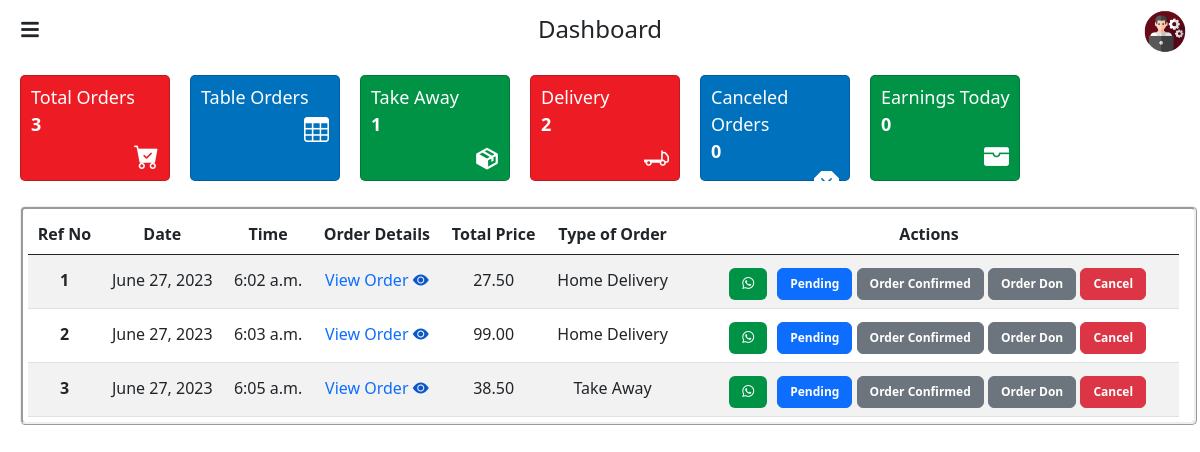
The app's page / (signed in) with its own data.
### adminapp/models.py (models this page shows, shortened)
class Order(models.Model):
    TYPE = (
        ('Home Delivery', 'Home Delivery'),
        ('Take Away', 'Take Away'),
    )
    PAYMENT_MODE = (
        ('Cash on Delivery', 'Cash on Delivery'),
        ('Card on Delivery', 'Card on Delivery'),
    )
    STATUS = (
        ('Pending', 'Pending'),
        ('Order Confirmed', 'Order Confirmed'),
        ('Order Don', 'Order Don'),
        ('Cancel', 'Cancel'),
    )
    cart = models.ManyToManyField(Cart)
    reference_number = models.CharField(max_length=100, unique=True)
    order_type = models.CharField(max_length=100, choices=TYPE)
    name = models.CharField(max_length=200)
    whatsapp_number = models.CharField(max_length=20)
    contact_number = models.CharField(max_length=20)
    address_one = models.CharField(max_length=500)
    address_two = models.CharField(max_length=500)
    address_three = models.CharField(max_length=500)
    order_note = models.CharField(max_length=500)
    payment_mode = models.CharField(max_length=100, choices=PAYMENT_MODE)
    date = models.DateField(auto_now_add=True)
    time = models.TimeField()
    status = models.CharField(max_length=100, choices=STATUS, default='Pending', null=True, blank=True)
    def get_product_total_price(self):
        total_price = Decimal(0)
        for order_item in self.cart.all():
            total_price += order_item.get_total_price_with_tax()
        return total_price
    def get_cart_total(self):
        total = Decimal(0)
        for cart_item in self.cart.all():
            total += cart_item.total
        return total

class Cart(models.Model):
    user = models.ForeignKey(User, on_delete=models.CASCADE)
    product_price = models.ForeignKey(ProductPrice, on_delete=models.CASCADE)
    quantity = models.PositiveIntegerField(default=1)
    product_price_dummy = models.CharField(max_length=100, null=True, blank=True)
    tax_dummy = models.CharField(max_length=100, null=True, blank=True)
    total = models.DecimalField(max_digits=10, decimal_places=2, null=True, blank=True)
    def get_total_price_with_tax(self):
        if self.product_price.discount_price is not None:
            price = self.product_price.discount_price
        else:
            price = self.product_price.actual_price
        tax_amount = Decimal(price) * Decimal(self.product_price.tax) / 100
        total_price_with_tax = (Decimal(price) + tax_amount) * Decimal(self.quantity)
        return total_price_with_tax

### adminapp/views.py (the view, shortened to what this page needs)
# urls.py: path('',views.admin_index,name='admin_index'),
@login_required
def admin_index(request):
    tables = Table.objects.all()
    today = date.today()  # Get today's date
    orders = Order.objects.filter(date=today)
    total_orders_count = orders.count()
    canceled_orders = orders.filter(status='Canceled')
    canceled_orders_count = canceled_orders.count()
    orders_don = orders.filter(status='Order Don')
    total_cart_earnings = Decimal(0)
    for order in orders_don:
        total_cart_earnings += order.get_cart_total()
    order_types = []
    for order_type in Order.TYPE:
        count = orders.filter(order_type=order_type[0]).count()
        order_types.append((order_type[0], order_type[1], count))
    context = {
        'tables' : tables,
        'orders': orders,
        'total_orders_count': total_orders_count,
        'canceled_orders_count': canceled_orders_count,
        'total_cart_earnings': total_cart_earnings,
        'order_types': order_types,
    }
    return render(request, 'admin_index.html', context)

### adminapp/templates/admin_index.html (shortened to what this page needs)
<!DOCTYPE html>
{% load static %}
<html lang="en">
<head>
    <link href="https://cdn.jsdelivr.net/npm/bootstrap@5.3.0-alpha3/dist/css/bootstrap.min.css" rel="stylesheet">
    <link rel="stylesheet" href="https://cdn.jsdelivr.net/npm/bootstrap-icons@1.10.5/font/bootstrap-icons.css">
    <link href='https://unpkg.com/boxicons@2.1.4/css/boxicons.min.css' rel='stylesheet'>
	<link rel="stylesheet" href="https://cdnjs.cloudflare.com/ajax/libs/font-awesome/5.15.4/css/all.min.css">
	<link rel="stylesheet" href="{% static 'css/admin-index.css' %}">
	<link rel="stylesheet" href="{% static 'css/animated.css' %}">
</head>
<body>
    <header>
		<div class="row">
			<div class="col">
				<div class="menu-icon" id="menuIcon">
					<i class="fas fa-bars"></i>
				</div>
			</div>
			<div class="col">
				<div style="display: flex; justify-content: center; padding-top: 15px;">
					<h4>Dashboard</h4>
				</div>
			</div>
			<div class="col">
				<div class="admin-profile">
					<img src="{% static 'images/admin.png' %}" alt="Image" width="50px" style="padding-top: 8px; margin-right: 10px;">
				</div>
			</div>
		</div>
    </header>
	<div class="top">
		<div class="card-container fade-in-right">
			<div class="card" style="background-color: #ed1c24; color: #fff;">
				<div>
				<p style="font-size: 18px;     margin-bottom: 0rem;padding-top: 8px; padding-left: 10px;">Total Orders <br><span style="font-weight: bolder;">{{ total_orders_count }}</span></p>
				<i class="bi bi-cart-check-fill" style="font-size: 25px; padding-left: 113px;"></i>
				</div>
			</div>
			<div class="card" style="background-color: #0071bc; color: #fff;">
				<div>
				<p style="font-size: 18px;     margin-bottom: 0rem;padding-top: 8px; padding-left: 10px;">Table Orders <br></p>
				<i class="bi bi-table" style="font-size: 25px; padding-left: 113px;"></i>
				</div>
			</div>
			<div class="card" style="background-color: #009245; color: #fff;">
				<div>
					<p style="font-size: 18px; margin-bottom: 0rem; padding-top: 8px; padding-left: 10px;">
						Take Away <br>
						<span style="font-weight: bolder;">{{ order_types.1.2 }}</span>
					</p>
					<i class="bx bxs-package" style="font-size: 26px; padding-left: 113px; padding-top: 8px;"></i>
				</div>
			</div>
			<div class="card" style="background-color: #ed1c24; color: #fff;">
				<div>
					<p style="font-size: 18px; margin-bottom: 0rem; padding-top: 8px; padding-left: 10px;">
						Delivery <br>
						<span style="font-weight: bolder;"> {{ order_types.0.2 }}</span>
					</p>
					<i class="bi bi-truck-flatbed" style="font-size: 25px; padding-left: 113px;"></i>
				</div>
			</div>
			<div class="card" style="background-color: #0071bc; color: #fff;">
				<div>
				<p style="font-size: 18px;     margin-bottom: 0rem;padding-top: 8px; padding-left: 10px;">Canceled Orders<br><span style="font-weight: bolder;">{{ canceled_orders_count }}</span></p>
				<i class="bi bi-x-octagon-fill" style="font-size: 25px; padding-left: 113px;"></i>
				</div>
			</div>
			<div class="card" style="background-color: #009245;; color: #fff;">
				<div>
				<p style="font-size: 18px;     margin-bottom: 0rem;padding-top: 8px; padding-left: 10px;">Earnings Today <br><span style="font-weight: bolder;">{{ total_cart_earnings }}</span></p>
				<i class="bi bi-wallet-fill" style="font-size: 25px; padding-left: 113px;"></i>
				</div>
			</div>
		</div>
	</div>
	<div class="table-responsive fade-up">
        <table class="table table-striped">
            <thead style="border: thin;">
                <tr class="text-center">
                    <th scope="col" class="text-nowrap">Ref No</th>
                    <th scope="col" class="text-nowrap">Date</th>
                    <th scope="col" class="text-nowrap">Time</th>
                    <th scope="col" class="text-nowrap">Order Details</th>
                    <th scope="col" class="text-nowrap">Total Price</th>
					<th scope="col" class="text-nowrap">Type of Order</th>
					<th scope="col" class="text-nowrap">Actions</th>
                </tr>
            </thead>
			<tbody>
				{% if orders %}
					{% for order in orders %}
					{% if order.status == 'Pending' or order.status == 'Order Confirmed'  %}
							<tr class="text-center">
								<td class="text-nowrap" style="padding-top: 13px; font-weight: bold;">{{ order.reference_number }}</td>
								<td class="text-nowrap" style="padding-top: 13px;">{{ order.date }}</td>
								<td class="text-nowrap" style="padding-top: 13px;">{{ order.time }}</td>
								<td class="text-nowrap" style="padding-top: 13px;">
									<a href="{% url 'type_details' order_id=order.id %}">
										<span>View Order</span>
										<span>
											<i class="bi bi-eye-fill" style="color: #0a58ca;"></i>
										</span>
									</a>
								</td>
								<td class="text-nowrap" style="padding-top: 13px;">{{ order.get_cart_total }}</td>
								<td class="text-nowrap" style="padding-top: 13px;">{{ order.get_order_type_display }}</td>
								<td class="text-nowrap" style="padding-top: 13px; padding-left: 50px;">
									<div class="action-td">
										<div>
											<a href="https://api.whatsapp.com/send?phone={{ order.whatsapp_number }}&text=Hello%20I%20would%20like%20to%20contact%20you" target="_blank">
												<i class="bi bi-whatsapp btn" style="color: #fff; background-color: #009245; font-size: 12px; font-weight: bolder;"></i>
											</a>
										</div>
										<div style="padding-left: 10px;">
											<form method="post" id="cancel-form-{{ order.id }}">
												{% for status in order.STATUS %}
													{% if status.0 == 'Cancel' %}
													<button type="button" style="font-size: 12px; font-weight: bold;" onclick="updateStatus('{{ order.id }}', '{{ status.0 }}')" class="btn btn-danger {% if order.status == status.0 %}selected{% endif %}">
														{{ status.1 }}
													</button>
													{% else %}
													<button type="button" style="font-size: 12px; font-weight: bold;"  onclick="updateStatus('{{ order.id }}', '{{ status.0 }}')" class="btn {% if order.status == status.0 %}btn-primary selected{% else %}btn-secondary{% endif %}">
														{{ status.1 }}
													</button>
													{% endif %}
												{% endfor %}
											</form>
										</div>
									</div>
								</td>
							</tr>
						{% endif %}
					{% endfor %}
				{% else %}
					<tr>
						<td colspan="7" class="text-center">No orders for today.</td>
					</tr>
				{% endif %}
			</tbody>
        </table>
    </div>
</body>
</html>

### static/css/admin-index.css (style rules this page uses)
body { margin: 0; padding: 0; }
.menu-icon { display: flex; justify-content: center; align-items: center; width: 40px; height: 30px; cursor: pointer; position: fixed; top: 15px; left: 10px; z-index: 100; }
.menu-icon i { font-size: 20px; }
.admin-profile { display: flex; justify-content: end; }
.top .card-container { display: flex; overflow-x: scroll; scrollbar-width: none; -ms-overflow-style: none; width: 100%; padding: 10px; margin-top: 10px; }
.top .card-container { display: flex; overflow-x: scroll; scrollbar-width: none; -ms-overflow-style: none; width: 100%; padding: 10px; margin-top: 10px; margin-left: 260px; }
.top .card { width: 160px; height: 106px; margin-right: 30px; margin-left: 10px; border-radius: 5px; flex-shrink: 0; }
.table-responsive { margin-left: 280px; margin-right: 35px; margin-top: 15px; border: ridge; border-radius: 5px }
.table { margin: 5px; }
.table a { text-decoration: none; }
@media (max-width: 1300px) { .top .card { width: 150px; margin-right: 10px; } }
@media (max-width: 1300px) { .top .card-container { margin-left: 0px; } }
@media (max-width: 1300px) { .table-responsive { margin-left: 20px; margin-right: 3px; padding-right: 20px; } }
.action-td { display: flex; }
.admin-profile img { padding-top: 8px; margin-right: 10px; cursor: pointer; }

### records on screen
Order: reference_number "1", date "June 27, 2023", time "6:02 a.m.", get_cart_total "27.50", order_type "Home Delivery", status "Pending" "Order Confirmed" "Order Don", status "Cancel"
Order: reference_number "2", date "June 27, 2023", time "6:03 a.m.", get_cart_total "99.00", order_type "Home Delivery", status "Pending" "Order Confirmed" "Order Don", status "Cancel"
Order: reference_number "3", date "June 27, 2023", time "6:05 a.m.", get_cart_total "38.50", order_type "Take Away", status "Pending" "Order Confirmed" "Order Don", status "Cancel"

### other values on screen
{{ total_orders_count }} "3"
{{ order_types.1.2 }} "1"
{{ order_types.0.2 }} "2"
{{ canceled_orders_count }} "0"
{{ total_cart_earnings }} "0"
